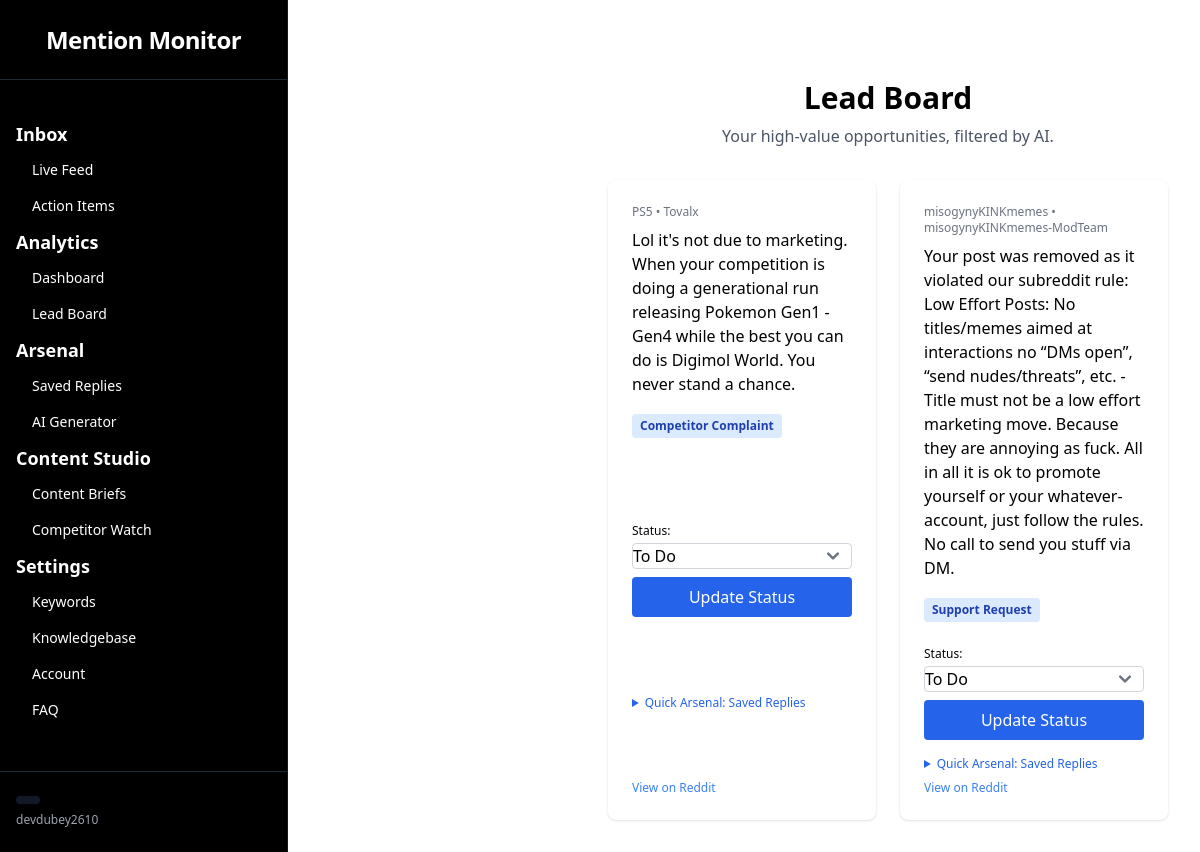
Page /lead-board (signed in) on the earlier database version.
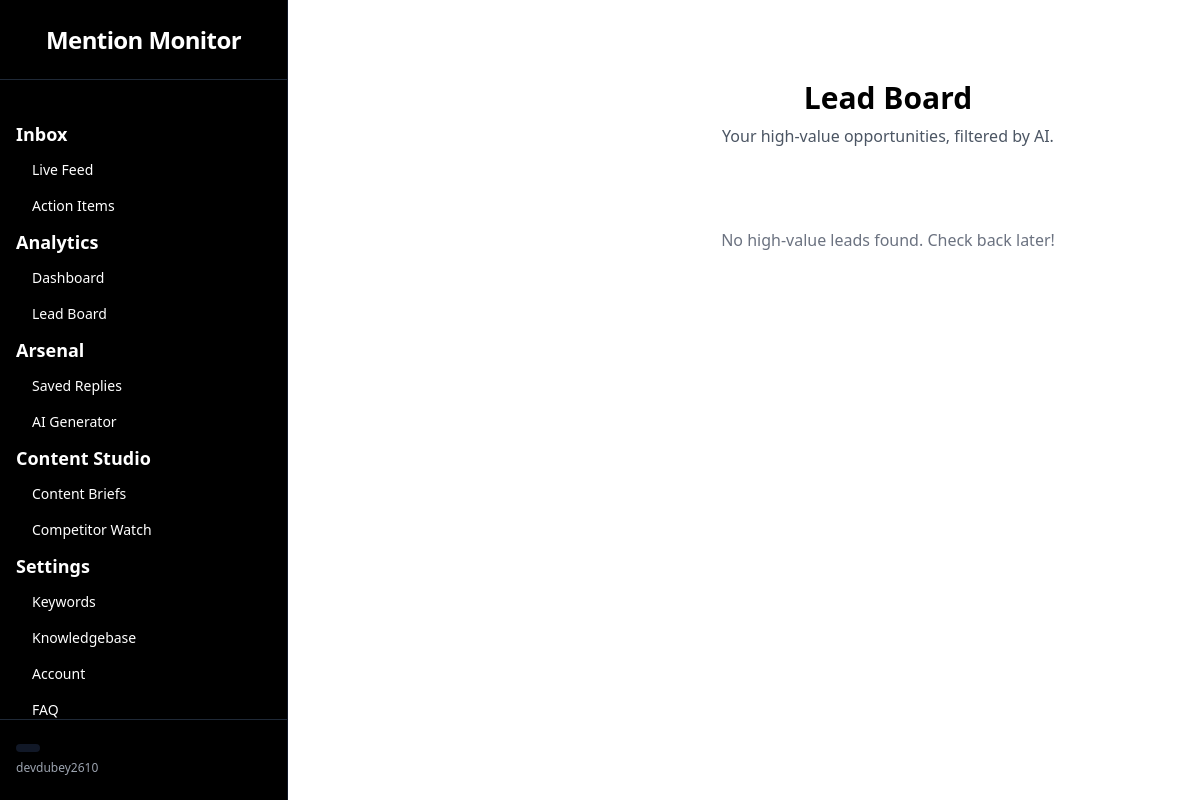
Same page on the later database version.
### app.py (models this page shows)
class User(db.Model):
    __tablename__ = 'user'
    id = db.Column(db.Integer, primary_key=True)
    username = db.Column(db.String(80), unique=True, nullable=False)
    email = db.Column(db.String(120), unique=True, nullable=False)
    password = db.Column(db.String(128), nullable=False)

class FoundPost(db.Model):
    __tablename__ = 'found_post'
    id = db.Column(db.Integer, primary_key=True)
    text = db.Column(db.Text, nullable=False)
    author = db.Column(db.String(120))
    subreddit = db.Column(db.String(120))
    permalink = db.Column(db.String(255))
    user_id = db.Column(db.Integer, db.ForeignKey('user.id'), nullable=False)
    intent = db.Column(db.String(50))
    created_at = db.Column(db.DateTime, nullable=False, default=func.now())

### app.py (the view, shortened to what this page needs)
@app.route('/lead-board', methods=['GET', 'POST'])
@login_required
def lead_board():
    user_id = session['user_id']
    user = db.session.get(User, user_id)
    high_intent_labels = ['Buying Question', 'Competitor Complaint', 'Support Request']
    posts = FoundPost.query.filter(
        FoundPost.user_id == user_id,
        FoundPost.intent.in_(high_intent_labels + ['To Do', 'Contacted', 'Won'])
    ).order_by(FoundPost.id.desc()).all()
    saved_replies_objs = SavedReply.query.filter_by(user_id=user_id).order_by(SavedReply.id.desc()).all()
    saved_replies = [{"title": reply.title, "content": reply.content} for reply in saved_replies_objs]
    return render_template('lead_board.html', user=user, posts=posts, replies=saved_replies)

### app.py (called while the page is built)
def login_required(f):
    @functools.wraps(f)
    def decorated_function(*args, **kwargs):
        if 'user_id' not in session:
            return redirect(url_for('login'))
        return f(*args, **kwargs)
    return decorated_function

### templates/lead_board.html (shortened to what this page needs)
{% extends 'dashboard_layout.html' %}
{% block dashboard_content %}
<div class="p-8 pt-20">
  <div class="text-center mb-8">
    <h1 class="text-3xl font-bold text-black dark:text-white">Lead Board</h1>
    <p class="mt-2 text-gray-600 dark:text-gray-300">Your high-value opportunities, filtered by AI.</p>
  </div>
  <div class="grid grid-cols-1 md:grid-cols-2 xl:grid-cols-3 gap-6">
    {% for post in posts %}
    <div class="bg-white dark:bg-gray-800 p-6 rounded-lg shadow flex flex-col justify-between">
      <div>
        <div class="mb-2 text-xs text-gray-500">{{ post.subreddit }} • {{ post.author }}</div>
        <div class="mb-4 text-base text-black dark:text-white">{{ post.text }}</div>
        <div class="mb-2">
          <span class="inline-block px-2 py-1 rounded bg-blue-100 text-blue-800 text-xs font-semibold">{{ post.intent }}</span>
        </div>
      </div>
      <form method="POST" class="mt-4">
        <label for="status-{{ post.id }}" class="block text-xs font-medium mb-1">Status:</label>
        <select name="status" id="status-{{ post.id }}" class="w-full rounded border-gray-300 dark:bg-gray-700 dark:text-white">
          <option value="To Do" {% if post.intent == 'To Do' %}selected{% endif %}>To Do</option>
        </select>
        <button type="submit" class="mt-2 w-full bg-blue-600 text-white py-2 rounded hover:bg-blue-700 transition">Update Status</button>
      </form>
      <div class="mt-4">
        <details>
          <summary class="cursor-pointer text-xs text-blue-600 dark:text-blue-400">Quick Arsenal: Saved Replies</summary>
        </details>
      </div>
      <a href="{{ post.permalink }}" target="_blank" class="mt-2 text-xs text-blue-500 hover:underline">View on Reddit</a>
    </div>
    {% else %}
    <div class="col-span-full text-center text-gray-500 dark:text-gray-400 py-12">
      <p>No high-value leads found. Check back later!</p>
    </div>
    {% endfor %}
  </div>
</div>
{% endblock %}

### templates/dashboard_layout.html
{% extends "base.html" %}
{% block content %}
<div class="flex min-h-screen bg-white">
  <aside class="w-72 h-screen bg-black text-white flex flex-col border-r border-gray-900 fixed md:relative z-40">
    <div class="flex items-center justify-center h-20 border-b border-gray-800">
      <span class="text-2xl font-bold tracking-tight">Mention Monitor</span>
    </div>
    <nav class="flex-1 px-4 py-6 overflow-y-auto">
      <ul class="space-y-2">
        <li class="mt-4 mb-2 text-lg font-bold">Inbox</li>
        <li class="ml-2"><a href="{{ url_for('reddit_monitor') }}" class="block px-2 py-1 rounded hover:bg-gray-700 text-sm">Live Feed</a></li>
  <li class="ml-2"><a href="{{ url_for('action_items') }}" class="block px-2 py-1 rounded hover:bg-gray-700 text-sm">Action Items</a></li>
        <li class="mt-6 mb-2 text-lg font-bold">Analytics</li>
        <li class="ml-2"><a href="{{ url_for('reddit_share_of_voice') }}" class="block px-2 py-1 rounded hover:bg-gray-700 text-sm">Dashboard</a></li>
  <li class="ml-2"><a href="{{ url_for('lead_board') }}" class="block px-2 py-1 rounded hover:bg-gray-700 text-sm">Lead Board</a></li>
        <li class="mt-6 mb-2 text-lg font-bold">Arsenal</li>
        <li class="ml-2"><a href="{{ url_for('reddit_ai_agent') }}" class="block px-2 py-1 rounded hover:bg-gray-700 text-sm">Saved Replies</a></li>
  <li class="ml-2"><a href="{{ url_for('ai_generator') }}" class="block px-2 py-1 rounded hover:bg-gray-700 text-sm">AI Generator</a></li>
        <li class="mt-6 mb-2 text-lg font-bold">Content Studio</li>
        <li class="ml-2"><a href="#" class="block px-2 py-1 rounded hover:bg-gray-700 text-sm">Content Briefs</a></li>
  <li class="ml-2"><a href="{{ url_for('competitor_watch') }}" class="block px-2 py-1 rounded hover:bg-gray-700 text-sm">Competitor Watch</a></li>
        <li class="mt-6 mb-2 text-lg font-bold">Settings</li>
        <li class="ml-2"><a href="{{ url_for('reddit_keywords') }}" class="block px-2 py-1 rounded hover:bg-gray-700 text-sm">Keywords</a></li>
        <li class="ml-2"><a href="{{ url_for('knowledgebase') }}" class="block px-2 py-1 rounded hover:bg-gray-700 text-sm">Knowledgebase</a></li>
        <li class="ml-2"><a href="{{ url_for('settings') }}" class="block px-2 py-1 rounded hover:bg-gray-700 text-sm">Account</a></li>
        <li class="ml-2"><a href="#" class="block px-2 py-1 rounded hover:bg-gray-700 text-sm">FAQ</a></li>
      </ul>
    </nav>
    <div class="mt-auto px-4 py-6 border-t border-gray-800">
      <div class="flex items-center justify-between">
        <span class="text-sm font-semibold bg-gray-900 px-3 py-1 rounded text-white">{{ user.plan|capitalize }}</span>
      </div>
      <div class="mt-2 text-xs text-gray-400">{{ user.username }}</div>
    </div>
  </aside>
  <main class="flex-1 ml-72">
    {% block dashboard_content %}{% endblock %}
  </main>
</div>
{% endblock %}

### templates/base.html (shortened to what this page needs)
<!DOCTYPE html>
<html lang="en">
<head>
    <script src="https://cdn.tailwindcss.com"></script>
    <link href="https://cdnjs.cloudflare.com/ajax/libs/flowbite/2.3.0/flowbite.min.css" rel="stylesheet" />
    <link href="https://unpkg.com/aos@2.3.1/dist/aos.css" rel="stylesheet">
</head>
<body class="bg-gray-50 dark:bg-gray-900">
    <main> {% block content %}{% endblock %}
    </main>
</body>
</html>

Differences in the rows shown:
removed FoundPost: subreddit "PS5", author "Tovalx", text "Lol it's not due to marketing. When your competition is doing a generational run releasing Pokemon Gen1 - Gen4 while the best you can do is Digimol World. You never stand a chance.", intent "Competitor Complaint", status "To Do"
removed FoundPost: subreddit "misogynyKINKmemes", author "misogynyKINKmemes-ModTeam", text "Your post was removed as it violated our subreddit rule: Low Effort Posts: No titles/memes aimed at interactions no “DMs open”, “send nudes/threats”, etc. - Title must not be a low effort marketing move. Because they are annoying as fuck. All in all it is ok to promote yourself or your whatever-account, just follow the rules. No call to send you stuff via DM.", intent "Support Request", status "To Do"
Other differences:
text now shown: "No high-value leads found. Check back later!"
